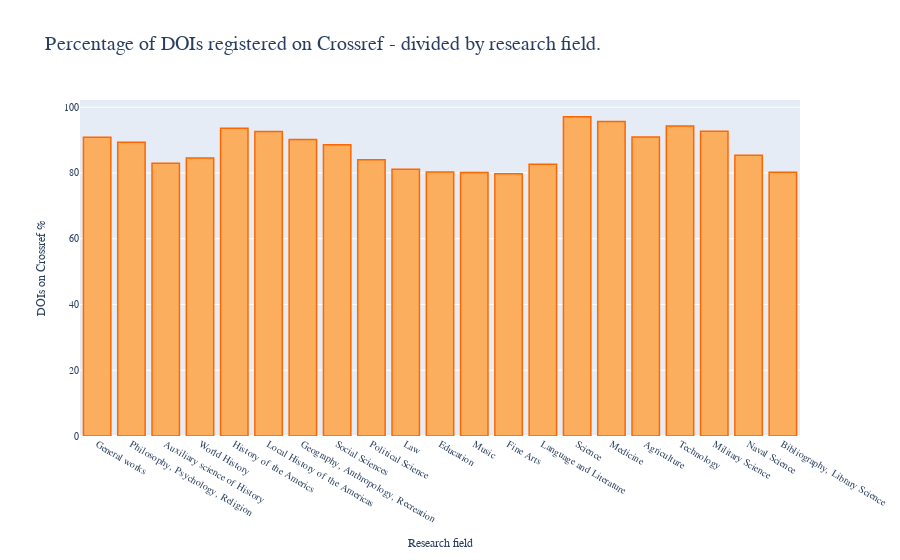

This figure's notebook cell:
### Markdown cell above
# 1) DOI on Crossref

### Code cell
import plotly.graph_objects as go
import plotly.express as px

frame = frame.groupby('subject').sum()
frame =frame.apply(lambda x: pd.to_numeric(x, errors='coerce'))
frame['perc_cr'] = (frame['on-crossref']/frame['doi-num'])*100
fig = px.bar(frame,x=frame.index,y='perc_cr',
 labels={ "subject": "Research field", "perc_cr": "DOIs on Crossref %" },
 title="Percentage of DOIs registered on Crossref - divided by research field.")

for idx in range(len(fig.data)):
    fig.data[idx].x = ['General works','Philosophy, Psychology, Religion','Auxiliary science of History', 'World History', 'History of the Americs', 'Local History of the Americas', 'Geography, Anthropology, Recreation', 'Social Sciences', 'Political Science', 'Law', 'Education', 'Music', 'Fine Arts', 'Language and Literature', 'Science', 'Medicine', 'Agriculture', 'Technology', 'Military Science', 'Naval Science', 'Bibliography, Library Science']

fig.update_traces(marker_color='rgb(252, 174, 95)', marker_line_color='rgb(252, 174, 95)',
                  marker_line_width=1.5, opacity=0.8)
fig.update_layout(
    font_family="sans-serif",
    title_font_size=20,
    font_size=10,
)
fig.show()
# fig.write_html('perc_cr_subj.html')

### Figure 1 — Plotly figure (JSON) as saved in the notebook; plotly's stock layout.template omitted (floating-point values rounded to 4 significant figures)
{"data": [{"alignmentgroup": "True", "hovertemplate": "Research field=%{x}<br>DOIs on Crossref %=%{y}<extra></extra>", "legendgroup": "", "marker": {"color": "rgb(252, 174, 95)", "line": {"color": "rgb(255, 102, 0)", "width": 1.5}, "pattern": {"shape": ""}}, "name": "", "offsetgroup": "", "orientation": "v", "showlegend": false, "textposition": "auto", "type": "bar", "x": ["General works", "Philosophy, Psychology, Religion", "Auxiliary science of History", "World History", "History of the Americs", "Local History of the Americas", "Geography, Anthropology, Recreation", "Social Sciences", "Political Science", "Law", "Education", "Music", "Fine Arts", "Language and Literature", "Science", "Medicine", "Agriculture", "Technology", "Military Science", "Naval Science", "Bibliography, Library Science"], "xaxis": "x", "y": [90.83, 89.34, 82.98, 84.51, 93.6, 92.59, 90.16, 88.56, 84.03, 81.15, 80.31, 80.14, 79.75, 82.65, 97.08, 95.64, 90.96, 94.28, 92.68, 85.38, 80.18], "yaxis": "y"}], "layout": {"barmode": "relative", "font": {"family": "sans-serif", "size": 10}, "legend": {"tracegroupgap": 0}, "title": {"font": {"size": 20}, "text": "Percentage of DOIs registered on Crossref - divided by research field."}, "xaxis": {"anchor": "y", "domain": [0, 1], "title": {"text": "Research field"}}, "yaxis": {"anchor": "x", "domain": [0, 1], "title": {"text": "DOIs on Crossref %"}}}}
